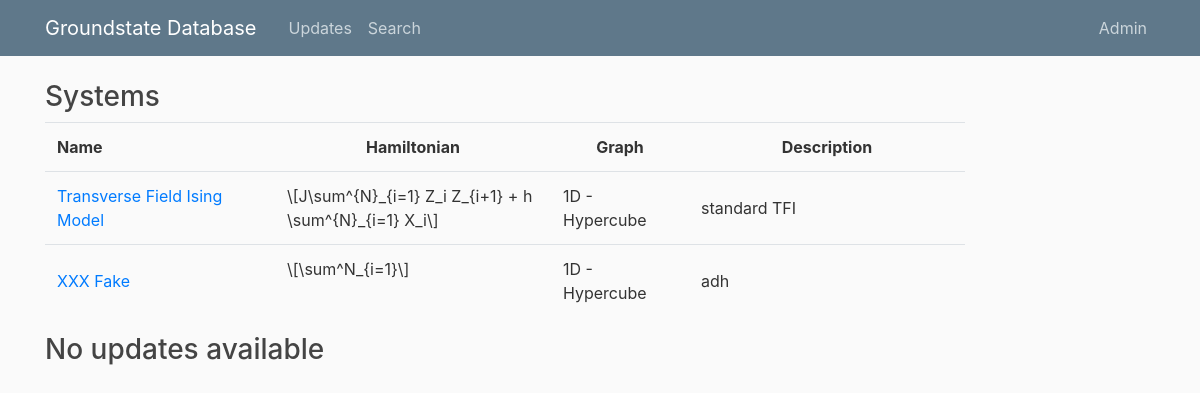
The app's page / (signed in) with its own data.
### core/models.py (models this page shows, shortened)
class System(models.Model):
    name = models.CharField( max_length=80, verbose_name='name' )
    description = models.TextField( default=None, verbose_name='description' )
    H = models.TextField(verbose_name='Hamiltonian')
    n_par = models.IntegerField( verbose_name='number of parameters' )
    wikilink = models.CharField( max_length=100, verbose_name='Wikipedia link' )
    contributors = models.TextField( default=None, verbose_name='contributors' )
    graph = models.ForeignKey( Graph, on_delete=models.CASCADE, verbose_name='graph' ) # on_delete to be modified! #%#

class Graph(models.Model):
    geometry = models.CharField( max_length=40, verbose_name='type', choices=_graph_geometry_CHOICES )
    dim = models.IntegerField( verbose_name='dimension', choices=[(i,i) for i in range(_graph_dim_MAX+1)] )
    pbc = models.IntegerField( verbose_name='periodic boundary conditions', choices=[(i,i) for i in range(int(2**_graph_dim_MAX))] )

### core/views.py (the view)
# urls.py: path('', views.HomeView.as_view(), name='home'),
class HomeView(ListView):
    model = System
    template_name = 'core/home.html'
    context_object_name = 'systems'
    order_by = 'name'
    def get_context_data(self, **kwargs):
        context = super(ListView, self).get_context_data(**kwargs)
        context['msgs'] = Message.objects.order_by('-date_mod')
        return context

### core/templates/core/home.html (shortened to what this page needs)
{% extends "core/base.html" %}
{% block content %}
  {% if systems %}
  <h3>Systems</h3>
  <table class="table" style="width: 100%">
  <tr>
    <th style="width: 25%">Name</th>
    <th style="width: 30%; text-align:center">Hamiltonian</th>
    <th style="width: 15%; text-align:center">Graph</th>
    <th style="width: 30%; text-align:center">Description</th>
  </tr>
  {% for system in systems %}
    <tr>
      <td style="vertical-align:middle"><a href="{% url 'system-detail' system.pk %}">{{ system.name }}</a></td>
      <td style="vertical-align:top">\[{{ system.H }}\]</td>
      <td style="vertical-align:middle">{{ system.graph.dim }}D - {{ system.graph.geometry }}</td>
      <td style="vertical-align:middle">{{ system.description }}</td>
    </tr>
  {% endfor %}
  </table>
  {% else %}
    <h3>No systems available</h3>
  {% endif %}
  {% if msgs %}
  <h3>Updates</h3>
    {% for m in msgs %}
    <article class="media content-section">
      <div class="media-body">
        <div class="article-metadata">
          <a class="mr-2">{{ m.author.username }} on {{ m.date_mod|date:"D, d.m.Y"}} at {{ m.date_mod|date:"H:i"}}</a>
        </div>
        <h2><a class="article-title" href="#">{{ m.title }}</a></h2>
        <p class="article-content">{{ m.content }}</p>
      </div>
    </article>
    {% endfor %}
  {% else %}
    <h3>No updates available</h3>
  {% endif %}
{% endblock content %}

### core/static/core/main.css (style rules this page uses)
body { background: #fafafa; color: #333333; margin-top: 5rem; }
h1, h2, h3, h4, h5, h6 { color: #444444; }
table { border-spacing: 6px 0; }

### records on screen
System: name "Transverse Field Ising Model", H "J\\sum^{N}_{i=1} Z_i Z_{i+1} + h \\sum^{N}_{i=1} X_i", graph.dim "1", graph.geometry "Hypercube", description "standard TFI"
System: name "XXX Fake", H "\\sum^N_{i=1}", graph.dim "1", graph.geometry "Hypercube", description "adh"
